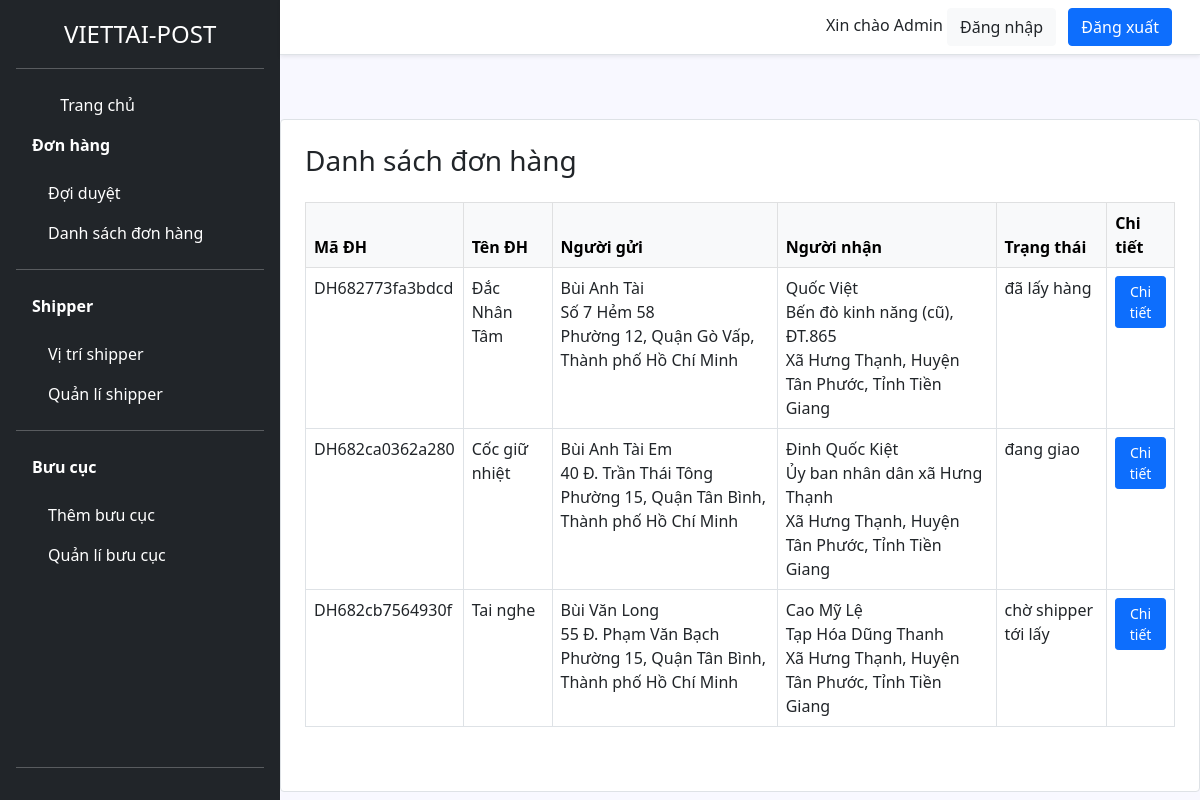
Before: /admin/don-hang.php with the older database file.
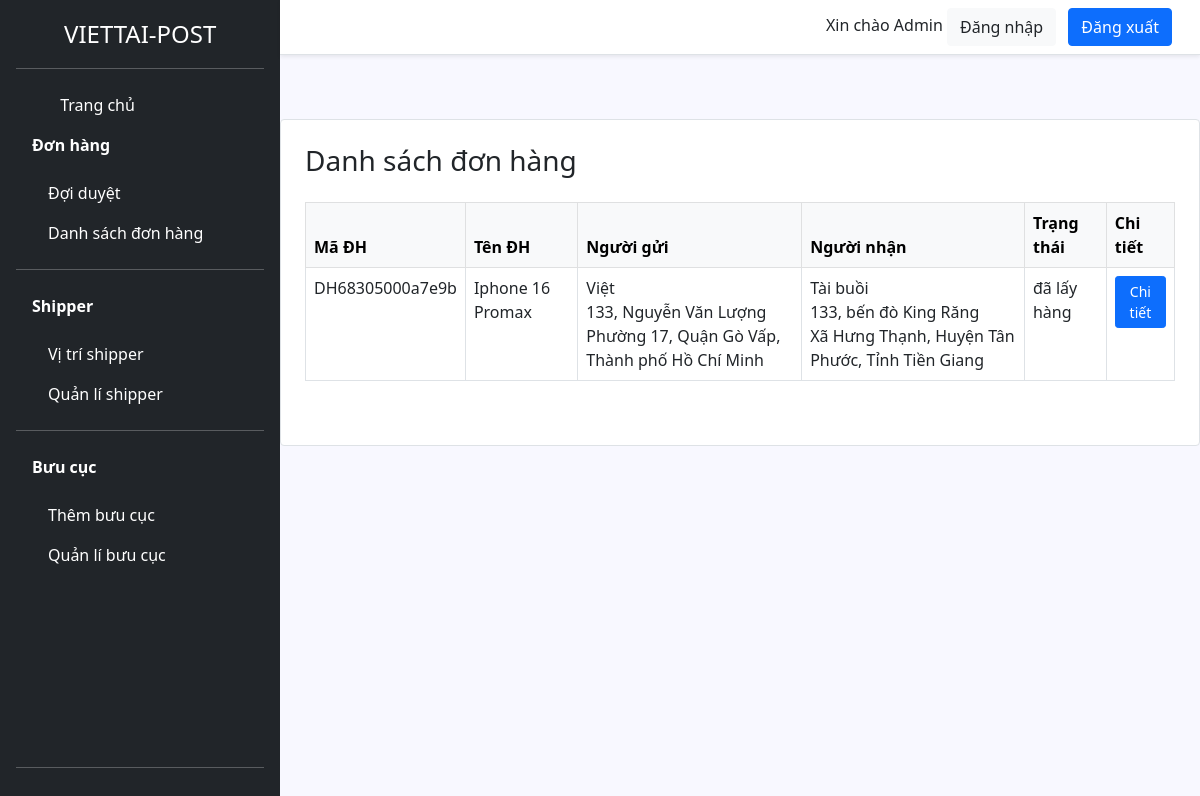
After: the same page with the newer database file.
### tables this page shows
CREATE TABLE `don_hang` (
  `ma_don_hang` varchar(50) NOT NULL,
  `ten_don_hang` varchar(50) NOT NULL,
  `so_luong` int(10) NOT NULL,
  `trong_luong` int(10) NOT NULL,
  `ten_nguoi_gui` varchar(100) DEFAULT NULL,
  `sdt_nguoi_gui` varchar(100) DEFAULT NULL,
  `ma_khach_hang` int(11) NOT NULL,
  `ten_nguoi_nhan` varchar(100) NOT NULL,
  `sdt_nguoi_nhan` varchar(20) DEFAULT NULL,
  `dia_chi_nguoi_gui` text NOT NULL,
  `dia_chi_nguoi_gui_mac_dinh` text NOT NULL,
  `lat_nguoi_gui` text DEFAULT NULL,
  `lng_nguoi_gui` text DEFAULT NULL,
  `dia_chi_nguoi_nhan` text DEFAULT NULL,
  `dia_chi_nguoi_nhan_mac_dinh` text NOT NULL,
  `lat_nguoi_nhan` text NOT NULL,
  `lng_nguoi_nhan` text DEFAULT NULL,
  `thu_ho` int(20) DEFAULT NULL,
  `trang_thai` enum('chờ xử lý','chờ shipper tới lấy','đã lấy hàng','đang giao','đã giao','hủy') DEFAULT 'chờ xử lý',
  `phi_van_chuyen` int(10) DEFAULT 0,
  `nguoi_tra_phi` varchar(100) DEFAULT NULL,
  `ngay_tao` datetime DEFAULT current_timestamp(),
  `thoi_gian_hen_lay` varchar(50) NOT NULL,
  `ngay_giao_du_kien` text NOT NULL,
  `ghi_chu` text DEFAULT NULL
);

### controller/cls-admin.php (called while the page is built, shortened)
<?php
class clsAdmin extends ConnectDB
{
    public function layTatCaDonHang()
    {
        $conn = $this->connect();
        $sql = "SELECT * FROM don_hang";
        $stmt = $conn->prepare($sql);
        $stmt->execute();
        return $stmt->fetchAll(PDO::FETCH_ASSOC);
    }
}

### admin/don-hang.php (the view, shortened to what this page needs)
<!DOCTYPE html>
<html lang="vi">
<head>
    <link rel="stylesheet" href="../asset/css/bootstrap.min.css">
    <link rel="stylesheet" href="../asset/css/style.css">
</head>
<?php
require_once '../controller/cls-admin.php';
$admin = new clsAdmin();
$tat_ca_don_hang = $admin->layTatCaDonHang();
?>
<body  class="d-flex">
    <?php
    require_once 'view/sidebar.php';
    ?>
    <div class="main-content">
    <?php
    require_once 'view/header.php';
    ?>
<div class="container px-4 pb-5 card border rounded-4 mt-5">
        <h3 class="mt-4">Danh sách đơn hàng</h3>
        <table class="table table-bordered table-hover mt-3">
            <thead class="table-light">
                <tr>
                    <th>Mã ĐH</th>
                    <th>Tên ĐH</th>
                    <th>Người gửi</th>
                    <th>Người nhận</th>
                    <th>Trạng thái</th>
                    <th>Chi tiết</th>
                </tr>
            </thead>
            <tbody>
                <?php foreach ($tat_ca_don_hang as $don): ?>
                <tr>
                    <td><?= $don['ma_don_hang'] ?></td>
                    <td><?= $don['ten_don_hang'] ?></td>
                    <td><?= $don['ten_nguoi_gui'] ?><br><?= $don['dia_chi_nguoi_gui'] ?><br><?= $don['dia_chi_nguoi_gui_mac_dinh'] ?></td>
                    <td><?= $don['ten_nguoi_nhan'] ?><br><?= $don['dia_chi_nguoi_nhan'] ?><br><?= $don['dia_chi_nguoi_nhan_mac_dinh'] ?></td>
                    <td><?= $don['trang_thai'] ?></td>
                    <td>
                        <button type="button" class="btn btn-primary btn-sm" data-bs-toggle="modal" data-bs-target="#modal<?= $don['ma_don_hang'] ?>">
                            Chi tiết
                        </button>
                    </td>
                </tr>
                <?php endforeach; ?>
            </tbody>
        </table>
</div>
</body>
</html>

Changed rows visible on the page:
removed don_hang: ma_don_hang "DH682773fa3bdcd", ten_don_hang "Đắc Nhân Tâm", ten_nguoi_gui "Bùi Anh Tài", dia_chi_nguoi_gui "Số 7 Hẻm 58", dia_chi_nguoi_gui_mac_dinh "Phường 12, Quận Gò Vấp, Thành phố Hồ Chí Minh", ten_nguoi_nhan "Quốc Việt", dia_chi_nguoi_nhan "Bến đò kinh năng (cũ), ĐT.865", dia_chi_nguoi_nhan_mac_dinh "Xã Hưng Thạnh, Huyện Tân Phước, Tỉnh Tiền Giang", trang_thai "đã lấy hàng"
removed don_hang: ma_don_hang "DH682ca0362a280", ten_don_hang "Cốc giữ nhiệt", ten_nguoi_gui "Bùi Anh Tài Em", dia_chi_nguoi_gui "40 Đ. Trần Thái Tông", dia_chi_nguoi_gui_mac_dinh "Phường 15, Quận Tân Bình, Thành phố Hồ Chí Minh", ten_nguoi_nhan "Đinh Quốc Kiệt", dia_chi_nguoi_nhan "Ủy ban nhân dân xã Hưng Thạnh", dia_chi_nguoi_nhan_mac_dinh "Xã Hưng Thạnh, Huyện Tân Phước, Tỉnh Tiền Giang", trang_thai "đang giao"
removed don_hang: ma_don_hang "DH682cb7564930f", ten_don_hang "Tai nghe", ten_nguoi_gui "Bùi Văn Long", dia_chi_nguoi_gui "55 Đ. Phạm Văn Bạch", dia_chi_nguoi_gui_mac_dinh "Phường 15, Quận Tân Bình, Thành phố Hồ Chí Minh", ten_nguoi_nhan "Cao Mỹ Lệ", dia_chi_nguoi_nhan "Tạp Hóa Dũng Thanh", dia_chi_nguoi_nhan_mac_dinh "Xã Hưng Thạnh, Huyện Tân Phước, Tỉnh Tiền Giang", trang_thai "chờ shipper tới lấy"
added don_hang: ma_don_hang "DH68305000a7e9b", ten_don_hang "Iphone 16 Promax", ten_nguoi_gui "Việt", dia_chi_nguoi_gui "133, Nguyễn Văn Lượng", dia_chi_nguoi_gui_mac_dinh "Phường 17, Quận Gò Vấp, Thành phố Hồ Chí Minh", ten_nguoi_nhan "Tài buồi", dia_chi_nguoi_nhan "133, bến đò King Răng", dia_chi_nguoi_nhan_mac_dinh "Xã Hưng Thạnh, Huyện Tân Phước, Tỉnh Tiền Giang", trang_thai "đã lấy hàng"
